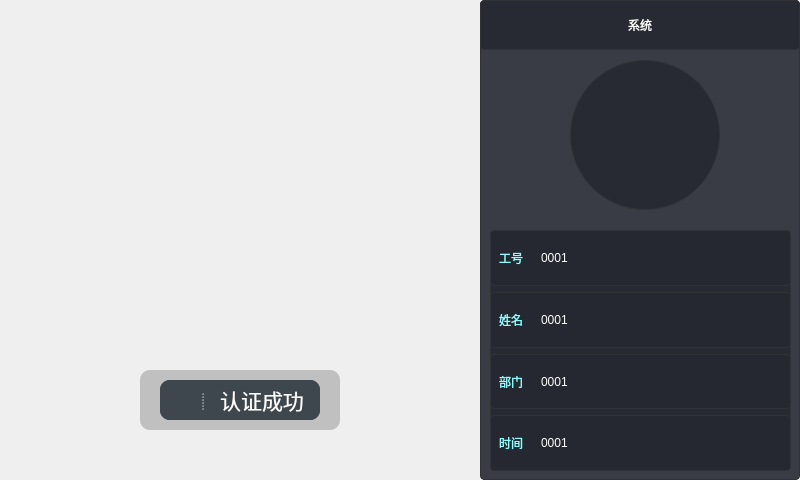
<?xml version="1.0" encoding="UTF-8"?>
<ui version="4.0">
 <class>FaceAttendence</class>
 <widget class="QMainWindow" name="FaceAttendence">
  <property name="geometry">
   <rect>
    <x>0</x>
    <y>0</y>
    <width>800</width>
    <height>480</height>
   </rect>
  </property>
  <property name="windowTitle">
   <string>FaceAttendence</string>
  </property>
  <widget class="QWidget" name="centralwidget">
   <widget class="QWidget" name="VideoWidget" native="true">
    <property name="geometry">
     <rect>
      <x>0</x>
      <y>0</y>
      <width>480</width>
      <height>480</height>
     </rect>
    </property>
    <property name="styleSheet">
     <string notr="true"/>
    </property>
    <widget class="QWidget" name="widget_2" native="true">
     <property name="geometry">
      <rect>
       <x>140</x>
       <y>370</y>
       <width>200</width>
       <height>60</height>
      </rect>
     </property>
     <property name="styleSheet">
      <string notr="true">background-color: rgba(49, 50, 54,63);
border-radius: 10px;</string>
     </property>
     <widget class="QSplitter" name="splitter">
      <property name="geometry">
       <rect>
        <x>20</x>
        <y>10</y>
        <width>161</width>
        <height>40</height>
       </rect>
      </property>
      <property name="styleSheet">
       <string notr="true">background-color: rgb(62, 71, 78);</string>
      </property>
      <property name="orientation">
       <enum>Qt::Orientation::Horizontal</enum>
      </property>
      <widget class="QLabel" name="label">
       <property name="sizePolicy">
        <sizepolicy hsizetype="Expanding" vsizetype="Preferred">
         <horstretch>0</horstretch>
         <verstretch>0</verstretch>
        </sizepolicy>
       </property>
       <property name="minimumSize">
        <size>
         <width>40</width>
         <height>40</height>
        </size>
       </property>
       <property name="maximumSize">
        <size>
         <width>40</width>
         <height>40</height>
        </size>
       </property>
       <property name="styleSheet">
        <string notr="true">border-image: url(:/correct.png);
</string>
       </property>
       <property name="text">
        <string notr="true"/>
       </property>
      </widget>
      <widget class="QTextBrowser" name="textBrowser">
       <property name="minimumSize">
        <size>
         <width>116</width>
         <height>40</height>
        </size>
       </property>
       <property name="maximumSize">
        <size>
         <width>116</width>
         <height>40</height>
        </size>
       </property>
       <property name="styleSheet">
        <string notr="true">font: 16pt &quot;微软雅黑&quot;;
color:rgb(255, 255, 255);

border:none;
</string>
       </property>
       <property name="html">
        <string>&lt;!DOCTYPE HTML PUBLIC &quot;-//W3C//DTD HTML 4.0//EN&quot; &quot;http://www.w3.org/TR/REC-html40/strict.dtd&quot;&gt;
&lt;html&gt;&lt;head&gt;&lt;meta name=&quot;qrichtext&quot; content=&quot;1&quot; /&gt;&lt;meta charset=&quot;utf-8&quot; /&gt;&lt;style type=&quot;text/css&quot;&gt;
p, li { white-space: pre-wrap; }
hr { height: 1px; border-width: 0; }
li.unchecked::marker { content: &quot;\2610&quot;; }
li.checked::marker { content: &quot;\2612&quot;; }
&lt;/style&gt;&lt;/head&gt;&lt;body style=&quot; font-family:'微软雅黑'; font-size:16pt; font-weight:400; font-style:normal;&quot;&gt;
&lt;p align=&quot;center&quot; dir='rtl' style=&quot; margin-top:0px; margin-bottom:0px; margin-left:0px; margin-right:0px; -qt-block-indent:0; text-indent:0px;&quot;&gt;认证成功&lt;/p&gt;&lt;/body&gt;&lt;/html&gt;</string>
       </property>
      </widget>
     </widget>
    </widget>
    <widget class="QLabel" name="headpicLb">
     <property name="geometry">
      <rect>
       <x>120</x>
       <y>60</y>
       <width>240</width>
       <height>240</height>
      </rect>
     </property>
     <property name="styleSheet">
      <string notr="true">border-image: url(:/cecrle.png);</string>
     </property>
     <property name="text">
      <string/>
     </property>
    </widget>
    <widget class="QLabel" name="videoLb">
     <property name="geometry">
      <rect>
       <x>0</x>
       <y>0</y>
       <width>480</width>
       <height>480</height>
      </rect>
     </property>
     <property name="text">
      <string/>
     </property>
    </widget>
    <zorder>videoLb</zorder>
    <zorder>headpicLb</zorder>
    <zorder>widget_2</zorder>
   </widget>
   <widget class="QWidget" name="widget_3" native="true">
    <property name="geometry">
     <rect>
      <x>480</x>
      <y>0</y>
      <width>320</width>
      <height>480</height>
     </rect>
    </property>
    <property name="styleSheet">
     <string notr="true">QWidget{
		border:1px solid #313236;
		border-radius :4px;
		background-color: rgba(37, 40, 49,0.9);
}
QWidget#titleLb{	
	font: 24pt &quot;微软雅黑&quot;;
	color: rgb(255, 255, 255);
}
QWidget#headLb{
	border-radius:75px;
}</string>
    </property>
    <widget class="QLabel" name="titleLb">
     <property name="geometry">
      <rect>
       <x>0</x>
       <y>0</y>
       <width>320</width>
       <height>50</height>
      </rect>
     </property>
     <property name="text">
      <string>系统</string>
     </property>
     <property name="alignment">
      <set>Qt::AlignmentFlag::AlignCenter</set>
     </property>
    </widget>
    <widget class="QLabel" name="headLb">
     <property name="geometry">
      <rect>
       <x>90</x>
       <y>60</y>
       <width>150</width>
       <height>150</height>
      </rect>
     </property>
     <property name="text">
      <string/>
     </property>
    </widget>
    <widget class="QWidget" name="layoutWidget">
     <property name="geometry">
      <rect>
       <x>10</x>
       <y>230</y>
       <width>301</width>
       <height>241</height>
      </rect>
     </property>
     <layout class="QVBoxLayout" name="verticalLayout">
      <item>
       <widget class="QWidget" name="widget_4" native="true">
        <property name="styleSheet">
         <string notr="true">QWidget{
		border:1px solid #313236;
		border-radius :4px;
		background-color: rgba(37, 40, 49,0.9);
}
QLabel{
	border:none;
	color: rgb(142, 253, 255);
	font: 16pt &quot;微软雅黑&quot;;
}
QLineEdit{
	border:none;
	color: rgb(255, 255, 255);
	font: 16pt &quot;微软雅黑&quot;;
}</string>
        </property>
        <layout class="QHBoxLayout" name="horizontalLayout_2">
         <item>
          <widget class="QLabel" name="label_5">
           <property name="text">
            <string>工号</string>
           </property>
          </widget>
         </item>
         <item>
          <spacer name="horizontalSpacer_3">
           <property name="orientation">
            <enum>Qt::Orientation::Horizontal</enum>
           </property>
           <property name="sizeType">
            <enum>QSizePolicy::Policy::Fixed</enum>
           </property>
           <property name="sizeHint" stdset="0">
            <size>
             <width>10</width>
             <height>20</height>
            </size>
           </property>
          </spacer>
         </item>
         <item>
          <widget class="QLineEdit" name="lineEdit">
           <property name="enabled">
            <bool>false</bool>
           </property>
           <property name="sizePolicy">
            <sizepolicy hsizetype="Expanding" vsizetype="Expanding">
             <horstretch>0</horstretch>
             <verstretch>0</verstretch>
            </sizepolicy>
           </property>
           <property name="text">
            <string>0001</string>
           </property>
          </widget>
         </item>
        </layout>
       </widget>
      </item>
      <item>
       <widget class="QWidget" name="widget_5" native="true">
        <property name="styleSheet">
         <string notr="true">QWidget{
		border:1px solid #313236;
		border-radius :4px;
		background-color: rgba(37, 40, 49,0.9);
}
QLabel{
	border:none;
	color: rgb(142, 253, 255);
	font: 16pt &quot;微软雅黑&quot;;
}
QLineEdit{
	border:none;
	color: rgb(255, 255, 255);
	font: 16pt &quot;微软雅黑&quot;;
}</string>
        </property>
        <layout class="QHBoxLayout" name="horizontalLayout_3">
         <item>
          <widget class="QLabel" name="label_6">
           <property name="text">
            <string>姓名</string>
           </property>
          </widget>
         </item>
         <item>
          <spacer name="horizontalSpacer_4">
           <property name="orientation">
            <enum>Qt::Orientation::Horizontal</enum>
           </property>
           <property name="sizeType">
            <enum>QSizePolicy::Policy::Fixed</enum>
           </property>
           <property name="sizeHint" stdset="0">
            <size>
             <width>10</width>
             <height>20</height>
            </size>
           </property>
          </spacer>
         </item>
         <item>
          <widget class="QLineEdit" name="lineEdit_2">
           <property name="enabled">
            <bool>false</bool>
           </property>
           <property name="sizePolicy">
            <sizepolicy hsizetype="Expanding" vsizetype="Expanding">
             <horstretch>0</horstretch>
             <verstretch>0</verstretch>
            </sizepolicy>
           </property>
           <property name="text">
            <string>0001</string>
           </property>
          </widget>
         </item>
        </layout>
       </widget>
      </item>
      <item>
       <widget class="QWidget" name="widget_6" native="true">
        <property name="styleSheet">
         <string notr="true">QWidget{
		border:1px solid #313236;
		border-radius :4px;
		background-color: rgba(37, 40, 49,0.9);
}
QLabel{
	border:none;
	color: rgb(142, 253, 255);
	font: 16pt &quot;微软雅黑&quot;;
}
QLineEdit{
	border:none;
	color: rgb(255, 255, 255);
	font: 16pt &quot;微软雅黑&quot;;
}</string>
        </property>
        <layout class="QHBoxLayout" name="horizontalLayout_4">
         <item>
          <widget class="QLabel" name="label_7">
           <property name="text">
            <string>部门</string>
           </property>
          </widget>
         </item>
         <item>
          <spacer name="horizontalSpacer_5">
           <property name="orientation">
            <enum>Qt::Orientation::Horizontal</enum>
           </property>
           <property name="sizeType">
            <enum>QSizePolicy::Policy::Fixed</enum>
           </property>
           <property name="sizeHint" stdset="0">
            <size>
             <width>10</width>
             <height>20</height>
            </size>
           </property>
          </spacer>
         </item>
         <item>
          <widget class="QLineEdit" name="lineEdit_3">
           <property name="enabled">
            <bool>false</bool>
           </property>
           <property name="sizePolicy">
            <sizepolicy hsizetype="Expanding" vsizetype="Expanding">
             <horstretch>0</horstretch>
             <verstretch>0</verstretch>
            </sizepolicy>
           </property>
           <property name="text">
            <string>0001</string>
           </property>
          </widget>
         </item>
        </layout>
       </widget>
      </item>
      <item>
       <widget class="QWidget" name="widget_7" native="true">
        <property name="styleSheet">
         <string notr="true">QWidget{
		border:1px solid #313236;
		border-radius :4px;
		background-color: rgba(37, 40, 49,0.9);
}
QLabel{
	border:none;
	color: rgb(142, 253, 255);
	font: 16pt &quot;微软雅黑&quot;;
}
QLineEdit{
	border:none;
	color: rgb(255, 255, 255);
	font: 16pt &quot;微软雅黑&quot;;
}</string>
        </property>
        <layout class="QHBoxLayout" name="horizontalLayout_5">
         <item>
          <widget class="QLabel" name="label_8">
           <property name="text">
            <string>时间</string>
           </property>
          </widget>
         </item>
         <item>
          <spacer name="horizontalSpacer_6">
           <property name="orientation">
            <enum>Qt::Orientation::Horizontal</enum>
           </property>
           <property name="sizeType">
            <enum>QSizePolicy::Policy::Fixed</enum>
           </property>
           <property name="sizeHint" stdset="0">
            <size>
             <width>10</width>
             <height>20</height>
            </size>
           </property>
          </spacer>
         </item>
         <item>
          <widget class="QLineEdit" name="lineEdit_4">
           <property name="enabled">
            <bool>false</bool>
           </property>
           <property name="sizePolicy">
            <sizepolicy hsizetype="Expanding" vsizetype="Expanding">
             <horstretch>0</horstretch>
             <verstretch>0</verstretch>
            </sizepolicy>
           </property>
           <property name="text">
            <string>0001</string>
           </property>
          </widget>
         </item>
        </layout>
       </widget>
      </item>
     </layout>
    </widget>
   </widget>
  </widget>
 </widget>
 <resources/>
 <connections/>
</ui>
